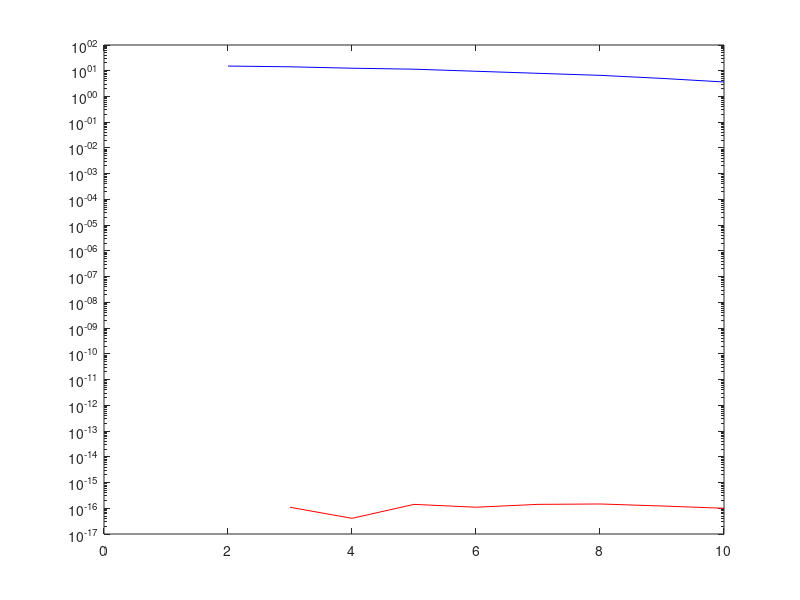

Here is the MATLAB script that generated this plot:
clear;
C=zeros(1,10);
Erel=zeros(1,10);
R=zeros(1,10);
for n=1:10
   H=hilb(n);
   C(1,n)=cond(H);
   
   s=ones(n,1);
   b = H*s;
   x = H\b;
   Erel(n)= norm(x-s)/norm(s);
   R(n)=norm(H*x-b)/norm(b);
   %fprintf('valor de n: %2d condicionamiento: %.2e logaritmo en base 10: %.0f \n',n,C(1,n),log10(C(1,n)));
  
   
end
%plot([1:10],16-log10(C),'r',[1:10],-log10(Erel),'b')
semilogy([1:10],R,'r',[1:10],-log10(Erel),'b')
